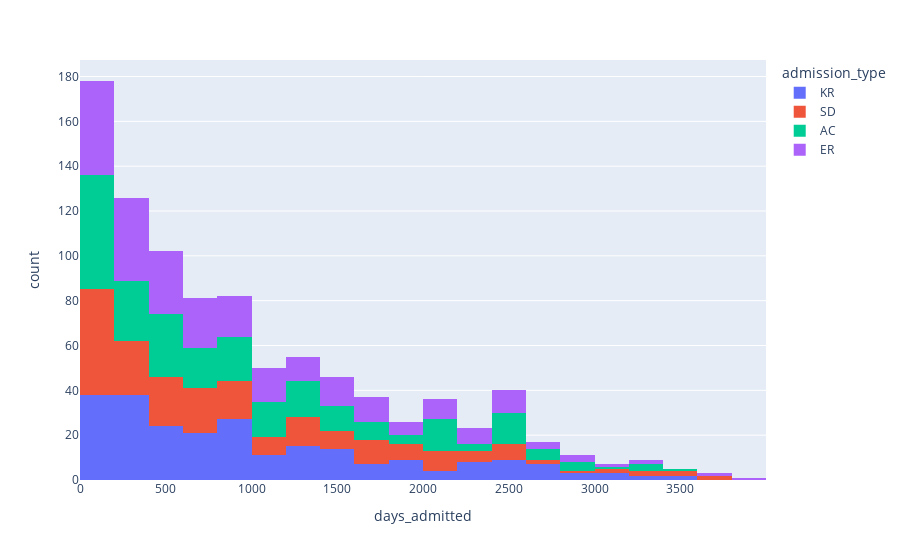

Notebook code cell kept with this figure:
### Markdown cell above
### Analysis Duration of admission of patients by type.
#### There is no direct correlation between between type of admission and days admitted

### Code cell
# merged_df['days_admitted'].describe()
import plotly.express as px


merged_df['days_admitted']=(pd.to_datetime(merged_df['discharge_date'])-pd.to_datetime(merged_df['admission_date'])).dt.days
dfg=merged_df.groupby(['days_admitted','admission_type']).count().reset_index()
dfg=dfg.rename(columns={"citizen_number": "Patients"})


fig = px.histogram(dfg, x="days_admitted", color="admission_type", nbins=20)
# fig.ticklabel_format(useOffset=False)
fig.show()

### Figure 1 — Plotly figure (JSON) as saved in the notebook; plotly's stock layout.template omitted (floating-point values rounded to 4 significant figures; data arrays with more than 128 entries replaced by an {"elided": "..."} marker saying what was removed)
{"data": [{"alignmentgroup": "True", "bingroup": "x", "hovertemplate": "admission_type=KR<br>days_admitted=%{x}<br>count=%{y}<extra></extra>", "legendgroup": "KR", "marker": {"color": "#636efa", "pattern": {"shape": ""}}, "name": "KR", "nbinsx": 20, "offsetgroup": "KR", "orientation": "v", "showlegend": true, "type": "histogram", "x": {"elided": "242 int values"}, "xaxis": "x", "yaxis": "y"}, {"alignmentgroup": "True", "bingroup": "x", "hovertemplate": "admission_type=SD<br>days_admitted=%{x}<br>count=%{y}<extra></extra>", "legendgroup": "SD", "marker": {"color": "#EF553B", "pattern": {"shape": ""}}, "name": "SD", "nbinsx": 20, "offsetgroup": "SD", "orientation": "v", "showlegend": true, "type": "histogram", "x": {"elided": "209 int values"}, "xaxis": "x", "yaxis": "y"}, {"alignmentgroup": "True", "bingroup": "x", "hovertemplate": "admission_type=AC<br>days_admitted=%{x}<br>count=%{y}<extra></extra>", "legendgroup": "AC", "marker": {"color": "#00cc96", "pattern": {"shape": ""}}, "name": "AC", "nbinsx": 20, "offsetgroup": "AC", "orientation": "v", "showlegend": true, "type": "histogram", "x": {"elided": "244 int values"}, "xaxis": "x", "yaxis": "y"}, {"alignmentgroup": "True", "bingroup": "x", "hovertemplate": "admission_type=ER<br>days_admitted=%{x}<br>count=%{y}<extra></extra>", "legendgroup": "ER", "marker": {"color": "#ab63fa", "pattern": {"shape": ""}}, "name": "ER", "nbinsx": 20, "offsetgroup": "ER", "orientation": "v", "showlegend": true, "type": "histogram", "x": {"elided": "240 int values"}, "xaxis": "x", "yaxis": "y"}], "layout": {"barmode": "relative", "legend": {"title": {"text": "admission_type"}, "tracegroupgap": 0}, "margin": {"t": 60}, "xaxis": {"anchor": "y", "domain": [0, 1], "title": {"text": "days_admitted"}}, "yaxis": {"anchor": "x", "domain": [0, 1], "title": {"text": "count"}}}}
